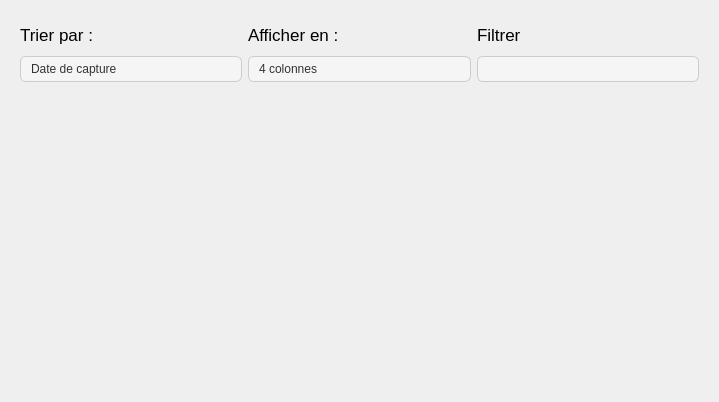
<?xml version="1.0" encoding="UTF-8"?>
<ui version="4.0">
 <class>GalleryVue</class>
 <widget class="QWidget" name="GalleryVue">
  <property name="geometry">
   <rect>
    <x>0</x>
    <y>0</y>
    <width>719</width>
    <height>402</height>
   </rect>
  </property>
  <property name="sizePolicy">
   <sizepolicy hsizetype="Preferred" vsizetype="Fixed">
    <horstretch>0</horstretch>
    <verstretch>0</verstretch>
   </sizepolicy>
  </property>
  <property name="minimumSize">
   <size>
    <width>120</width>
    <height>20</height>
   </size>
  </property>
  <property name="windowTitle">
   <string>Form</string>
  </property>
  <layout class="QVBoxLayout" name="verticalLayout_2">
   <item>
    <widget class="QWidget" name="toolbar" native="true">
     <property name="sizePolicy">
      <sizepolicy hsizetype="Preferred" vsizetype="Fixed">
       <horstretch>0</horstretch>
       <verstretch>0</verstretch>
      </sizepolicy>
     </property>
     <property name="minimumSize">
      <size>
       <width>0</width>
       <height>80</height>
      </size>
     </property>
     <property name="autoFillBackground">
      <bool>false</bool>
     </property>
     <layout class="QHBoxLayout" name="horizontalLayout">
      <item>
       <layout class="QGridLayout" name="gridLayout">
        <item row="1" column="1">
         <widget class="QComboBox" name="comboBox_3">
          <property name="styleSheet">
           <string notr="true">QComboBox {
    background-color: #F5F5F5;
    color: #333333;
    border: 1px solid #CCCCCC;
    border-radius: 6px;
    padding: 4px 30px 4px 8px;
    min-width: 100px;
}

QComboBox::drop-down {
    subcontrol-origin: padding;
    subcontrol-position: top right;
    width: 20px;
    border-left: none;
    background: transparent;
}

QComboBox::down-arrow {
    width: 10px;
    height: 10px;
    border: none;
    image: none;
    background-color: transparent;
    color: #333333;
}

QComboBox QAbstractItemView {
    background-color: #FFFFFF;
    border: 1px solid #CCCCCC;
    selection-background-color: #E8F0FE;
    color: #333333;
}
</string>
          </property>
          <property name="editable">
           <bool>true</bool>
          </property>
          <property name="currentText">
           <string>4 colonnes</string>
          </property>
          <item>
           <property name="text">
            <string>4 colonnes</string>
           </property>
          </item>
          <item>
           <property name="text">
            <string>6 colonnes</string>
           </property>
          </item>
         </widget>
        </item>
        <item row="0" column="1">
         <widget class="QLabel" name="label_2">
          <property name="styleSheet">
           <string notr="true">QLabel {
    font-family: Arial;
    font-size: 13pt;
}</string>
          </property>
          <property name="text">
           <string>Afficher en :</string>
          </property>
         </widget>
        </item>
        <item row="0" column="0">
         <widget class="QLabel" name="label">
          <property name="styleSheet">
           <string notr="true">QLabel {
    font-family: Arial;
    font-size: 13pt;
}</string>
          </property>
          <property name="text">
           <string>Trier par : </string>
          </property>
         </widget>
        </item>
        <item row="1" column="0">
         <widget class="QComboBox" name="comboBox_2">
          <property name="styleSheet">
           <string notr="true">QComboBox {
    background-color: #F5F5F5;
    color: #333333;
    border: 1px solid #CCCCCC;
    border-radius: 6px;
    padding: 4px 30px 4px 8px;
    min-width: 100px;
}

QComboBox::drop-down {
    subcontrol-origin: padding;
    subcontrol-position: top right;
    width: 20px;
    border-left: none;
    background: transparent;
}

QComboBox::down-arrow {
    width: 10px;
    height: 10px;
    border: none;
    image: none;
    background-color: transparent;
    color: #333333;
}

QComboBox QAbstractItemView {
    background-color: #FFFFFF;
    border: 1px solid #CCCCCC;
    selection-background-color: #E8F0FE;
    color: #333333;
}
</string>
          </property>
          <property name="editable">
           <bool>true</bool>
          </property>
          <property name="currentText">
           <string>Date de capture</string>
          </property>
          <item>
           <property name="text">
            <string>Date de capture</string>
           </property>
          </item>
         </widget>
        </item>
        <item row="0" column="2">
         <widget class="QLabel" name="label_3">
          <property name="styleSheet">
           <string notr="true">QLabel {
    font-family: Arial;
    font-size: 13pt;
}</string>
          </property>
          <property name="text">
           <string>Filtrer</string>
          </property>
         </widget>
        </item>
        <item row="1" column="2">
         <widget class="QComboBox" name="comboBox">
          <property name="styleSheet">
           <string notr="true">QComboBox {
    background-color: #F5F5F5;
    color: #333333;
    border: 1px solid #CCCCCC;
    border-radius: 6px;
    padding: 4px 30px 4px 8px;
    min-width: 100px;
}

QComboBox::drop-down {
    subcontrol-origin: padding;
    subcontrol-position: top right;
    width: 20px;
    border-left: none;
    background: transparent;
}

QComboBox::down-arrow {
    width: 10px;
    height: 10px;
    border: none;
    image: none;
    background-color: transparent;
    color: #333333;
}

QComboBox QAbstractItemView {
    background-color: #FFFFFF;
    border: 1px solid #CCCCCC;
    selection-background-color: #E8F0FE;
    color: #333333;
}
</string>
          </property>
         </widget>
        </item>
       </layout>
      </item>
     </layout>
    </widget>
   </item>
   <item>
    <widget class="QWidget" name="galleryGrid" native="true">
     <property name="sizePolicy">
      <sizepolicy hsizetype="Expanding" vsizetype="Preferred">
       <horstretch>0</horstretch>
       <verstretch>0</verstretch>
      </sizepolicy>
     </property>
    </widget>
   </item>
  </layout>
 </widget>
 <resources/>
 <connections/>
</ui>
